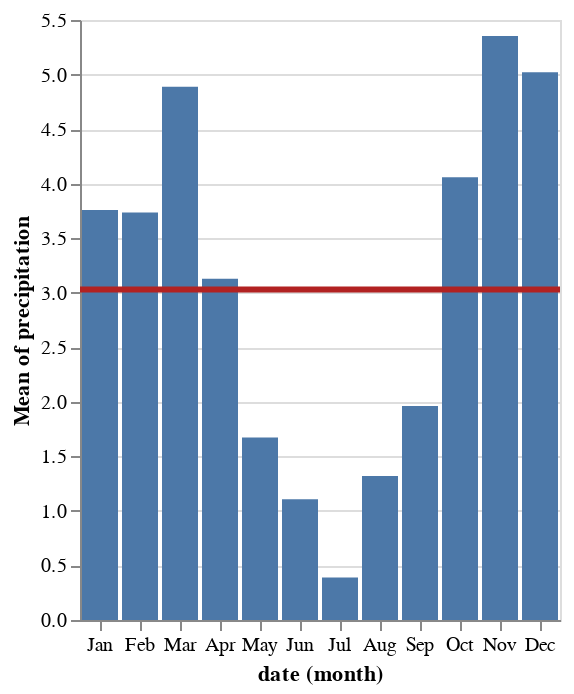

Notebook code cell kept with this figure:
### Markdown cell above
### Seleccion con acciones

### Code cell
source = data.seattle_weather()
brush = alt.selection(type='interval', encodings=['x'])

bars = alt.Chart().mark_bar().encode(
    x='month(date):O',
    y='mean(precipitation):Q',
    opacity=alt.condition(brush, alt.OpacityValue(1), alt.OpacityValue(0.7)),
).add_selection(
    brush
)

line = alt.Chart().mark_rule(color='firebrick').encode(
    y='mean(precipitation):Q',
    size=alt.SizeValue(3)
).transform_filter(
    brush
)

alt.layer(bars, line, data=source)

### Figure 1 — Vega-Lite specification as saved in the notebook (floating-point values rounded to 4 significant figures; data arrays with more than 128 entries replaced by an {"elided": "..."} marker saying what was removed)
{"config": {"view": {"continuousWidth": 400, "continuousHeight": 300}}, "layer": [{"mark": "bar", "encoding": {"opacity": {"condition": {"value": 1, "selection": "selector012"}, "value": 0.7}, "x": {"field": "date", "timeUnit": "month", "type": "ordinal"}, "y": {"aggregate": "mean", "field": "precipitation", "type": "quantitative"}}, "selection": {"selector012": {"type": "interval", "encodings": ["x"]}}}, {"mark": {"type": "rule", "color": "firebrick"}, "encoding": {"size": {"value": 3}, "y": {"aggregate": "mean", "field": "precipitation", "type": "quantitative"}}, "transform": [{"filter": {"selection": "selector012"}}]}], "data": {"name": "data-830c39fec90146253fb06a06c26374ef"}, "$schema": "https://vega.github.io/schema/vega-lite/v4.17.0.json", "datasets": {"data-830c39fec90146253fb06a06c26374ef": {"elided": "1461 records"}}}
